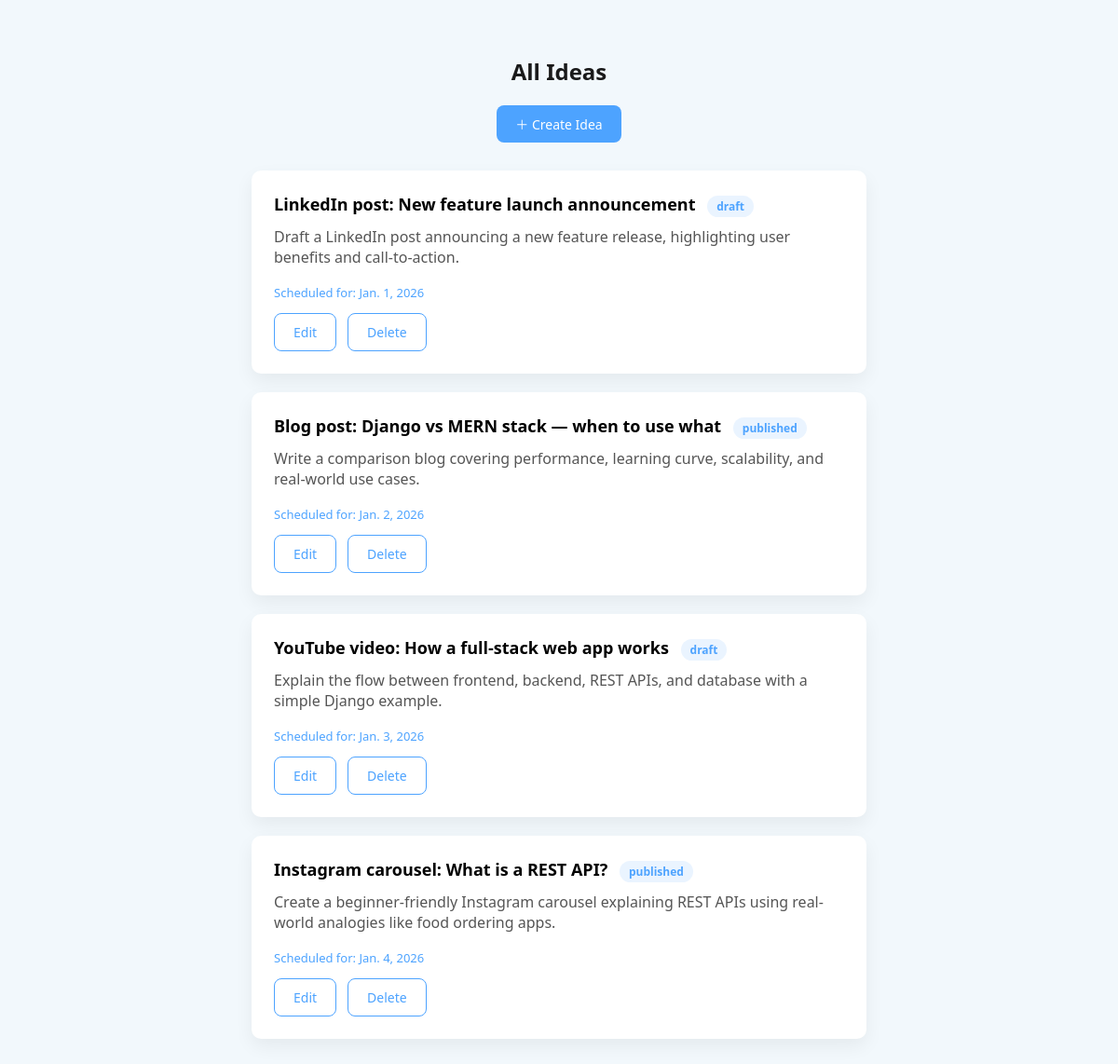
/ideas/, run on the app's committed database.
### ideas/models.py (models this page shows, shortened)
class Idea(models.Model):
    STATUS_CHOICES = [
        ('draft', 'Draft'),
        ('scheduled', 'Scheduled'),
        ('published', 'Published'),
    ]
    title = models.CharField(max_length=200)
    description = models.TextField(blank=True)
    status = models.CharField(max_length=20, choices=STATUS_CHOICES, default='draft')
    created_at = models.DateTimeField(auto_now_add=True)
    scheduled_date = models.DateField(null=True, blank=True)

### ideas/views.py (the view)
# urls.py: path('ideas/', list_ideas),
def list_ideas(request):
    ideas = Idea.objects.all().order_by('-created_at')
    return render(request, "ideas/list.html", {"ideas": ideas})

### ideas/templates/ideas/list.html (shortened to what this page needs)
{% load static %}
<!DOCTYPE html>
<html>
<head>
    <link rel="stylesheet" href="{% static 'ideas/style.css' %}">
</head>
<body>
<div class="container">
    <h2>All Ideas</h2>
    <div class="top-action">
        <a href="/ideas/create/" class="btn btn-primary">＋ Create Idea</a>
    </div>
    {% for idea in ideas %}
    <div class="card">
        <div class="idea-title">
            {{ idea.title }}
            <span class="status">{{ idea.status }}</span>
        </div>
        <div class="idea-desc">
            {{ idea.description }}
        </div>
        {% if idea.scheduled_date %}
<p style="color:#4da3ff; font-size:13px;">
    Scheduled for: {{ idea.scheduled_date }}
</p>
{% endif %}
        <div class="actions">
            <a href="/ideas/update/{{ idea.id }}/" class="btn btn-outline">Edit</a>
            <a href="/ideas/delete/{{ idea.id }}/" class="btn btn-outline">Delete</a>
        </div>
    </div>
    {% empty %}
        <p class="empty">No ideas yet. Click “Create Idea” to begin.</p>
    {% endfor %}
</div>
</body>
</html>

### ideas/static/ideas/style.css (style rules this page uses)
* { box-sizing: border-box; font-family: "Segoe UI", Tahoma, sans-serif; }
body { margin: 0; background: #f2f8fc; display: flex; justify-content: center; }
.container { width: 100%; max-width: 700px; padding: 40px 20px; }
h1, h2 { text-align: center; margin-bottom: 20px; color: #1a1a1a; }
.card { background: #ffffff; border-radius: 10px; padding: 24px; margin-bottom: 20px; box-shadow: 0 8px 20px rgba(0, 0, 0, 0.06); }
.btn { padding: 10px 20px; border-radius: 8px; text-decoration: none; border: none; cursor: pointer; font-size: 14px; display: inline-block; text-align: center; }
.btn-primary { background: #4da3ff; color: white; }
.btn-outline { background: white; color: #4da3ff; border: 1px solid #4da3ff; }
.top-action { display: flex; justify-content: center; margin-bottom: 30px; }
.idea-title { font-size: 18px; font-weight: 600; margin-bottom: 6px; }
.status { font-size: 12px; padding: 3px 10px; border-radius: 20px; background: #eaf4ff; color: #4da3ff; margin-left: 8px; }
.idea-desc { color: #555; margin: 12px 0 18px; }
.actions { display: flex; gap: 12px; }

### data on the page
Idea: title "LinkedIn post: New feature launch announcement", status "draft", description "Draft a LinkedIn post announcing a new feature release, highlighting user benefits and call-to-action.", scheduled_date "Jan. 1, 2026"
Idea: title "Blog post: Django vs MERN stack — when to use what", status "published", description "Write a comparison blog covering performance, learning curve, scalability, and real-world use cases.", scheduled_date "Jan. 2, 2026"
Idea: title "YouTube video: How a full-stack web app works", status "draft", description "Explain the flow between frontend, backend, REST APIs, and database with a simple Django example.", scheduled_date "Jan. 3, 2026"
Idea: title "Instagram carousel: What is a REST API?", status "published", description "Create a beginner-friendly Instagram carousel explaining REST APIs using real-world analogies like food ordering apps.", scheduled_date "Jan. 4, 2026"
